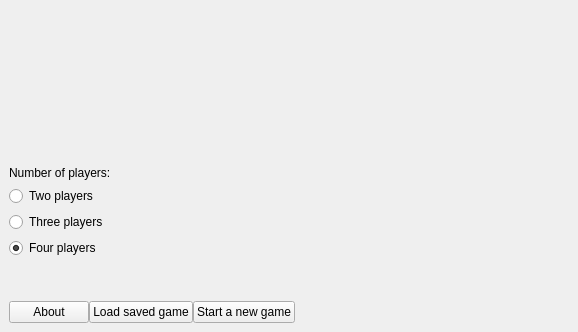
<?xml version="1.0" encoding="UTF-8"?>
<ui version="4.0">
 <class>WelcomeWindow</class>
 <widget class="QMainWindow" name="WelcomeWindow">
  <property name="geometry">
   <rect>
    <x>0</x>
    <y>0</y>
    <width>578</width>
    <height>332</height>
   </rect>
  </property>
  <property name="sizePolicy">
   <sizepolicy hsizetype="Fixed" vsizetype="Fixed">
    <horstretch>0</horstretch>
    <verstretch>0</verstretch>
   </sizepolicy>
  </property>
  <property name="minimumSize">
   <size>
    <width>0</width>
    <height>0</height>
   </size>
  </property>
  <property name="windowTitle">
   <string>Luzo Z+</string>
  </property>
  <widget class="QWidget" name="centralwidget">
   <layout class="QVBoxLayout" name="verticalLayout_2">
    <item>
     <widget class="QLabel" name="logo">
      <property name="sizePolicy">
       <sizepolicy hsizetype="Preferred" vsizetype="Expanding">
        <horstretch>0</horstretch>
        <verstretch>0</verstretch>
       </sizepolicy>
      </property>
      <property name="minimumSize">
       <size>
        <width>0</width>
        <height>111</height>
       </size>
      </property>
      <property name="font">
       <font>
        <family>Ani</family>
        <pointsize>30</pointsize>
       </font>
      </property>
      <property name="text">
       <string/>
      </property>
      <property name="alignment">
       <set>Qt::AlignCenter</set>
      </property>
     </widget>
    </item>
    <item>
     <spacer name="verticalSpacer_2">
      <property name="orientation">
       <enum>Qt::Vertical</enum>
      </property>
      <property name="sizeType">
       <enum>QSizePolicy::Preferred</enum>
      </property>
      <property name="sizeHint" stdset="0">
       <size>
        <width>20</width>
        <height>40</height>
       </size>
      </property>
     </spacer>
    </item>
    <item>
     <layout class="QVBoxLayout" name="verticalLayout">
      <item>
       <widget class="QLabel" name="label">
        <property name="sizePolicy">
         <sizepolicy hsizetype="Expanding" vsizetype="Fixed">
          <horstretch>0</horstretch>
          <verstretch>0</verstretch>
         </sizepolicy>
        </property>
        <property name="locale">
         <locale language="English" country="UnitedStates"/>
        </property>
        <property name="text">
         <string>Number of players:</string>
        </property>
        <property name="margin">
         <number>0</number>
        </property>
       </widget>
      </item>
      <item>
       <widget class="QRadioButton" name="radioTwo">
        <property name="sizePolicy">
         <sizepolicy hsizetype="Expanding" vsizetype="Fixed">
          <horstretch>0</horstretch>
          <verstretch>0</verstretch>
         </sizepolicy>
        </property>
        <property name="text">
         <string>Two players</string>
        </property>
       </widget>
      </item>
      <item>
       <widget class="QRadioButton" name="radioThree">
        <property name="sizePolicy">
         <sizepolicy hsizetype="Expanding" vsizetype="Fixed">
          <horstretch>0</horstretch>
          <verstretch>0</verstretch>
         </sizepolicy>
        </property>
        <property name="text">
         <string>Three players</string>
        </property>
       </widget>
      </item>
      <item>
       <widget class="QRadioButton" name="radioFour">
        <property name="sizePolicy">
         <sizepolicy hsizetype="Expanding" vsizetype="Fixed">
          <horstretch>0</horstretch>
          <verstretch>0</verstretch>
         </sizepolicy>
        </property>
        <property name="text">
         <string>Four players</string>
        </property>
        <property name="checked">
         <bool>true</bool>
        </property>
       </widget>
      </item>
     </layout>
    </item>
    <item>
     <spacer name="verticalSpacer">
      <property name="orientation">
       <enum>Qt::Vertical</enum>
      </property>
      <property name="sizeType">
       <enum>QSizePolicy::Expanding</enum>
      </property>
      <property name="sizeHint" stdset="0">
       <size>
        <width>17</width>
        <height>13</height>
       </size>
      </property>
     </spacer>
    </item>
    <item>
     <layout class="QHBoxLayout" name="horizontalLayout_2">
      <property name="spacing">
       <number>0</number>
      </property>
      <property name="sizeConstraint">
       <enum>QLayout::SetFixedSize</enum>
      </property>
      <property name="rightMargin">
       <number>0</number>
      </property>
      <item>
       <widget class="QPushButton" name="aboutButton">
        <property name="sizePolicy">
         <sizepolicy hsizetype="Fixed" vsizetype="Minimum">
          <horstretch>0</horstretch>
          <verstretch>0</verstretch>
         </sizepolicy>
        </property>
        <property name="text">
         <string>About</string>
        </property>
       </widget>
      </item>
      <item>
       <widget class="QPushButton" name="loadButton">
        <property name="sizePolicy">
         <sizepolicy hsizetype="Fixed" vsizetype="Minimum">
          <horstretch>0</horstretch>
          <verstretch>0</verstretch>
         </sizepolicy>
        </property>
        <property name="text">
         <string>Load saved game</string>
        </property>
       </widget>
      </item>
      <item>
       <widget class="QPushButton" name="startButton">
        <property name="sizePolicy">
         <sizepolicy hsizetype="Fixed" vsizetype="Minimum">
          <horstretch>0</horstretch>
          <verstretch>0</verstretch>
         </sizepolicy>
        </property>
        <property name="text">
         <string>Start a new game</string>
        </property>
       </widget>
      </item>
      <item>
       <spacer name="horizontalSpacer">
        <property name="orientation">
         <enum>Qt::Horizontal</enum>
        </property>
        <property name="sizeType">
         <enum>QSizePolicy::Expanding</enum>
        </property>
        <property name="sizeHint" stdset="0">
         <size>
          <width>40</width>
          <height>20</height>
         </size>
        </property>
       </spacer>
      </item>
     </layout>
    </item>
   </layout>
   <zorder>logo</zorder>
   <zorder>radioThree</zorder>
  </widget>
 </widget>
 <resources/>
 <connections/>
</ui>
